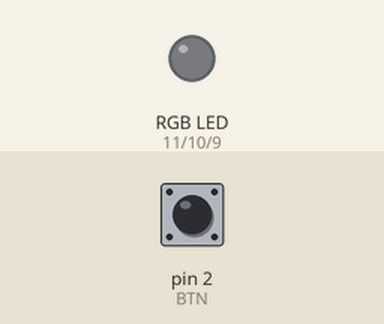
Recording of a sketch running on a simulated Arduino Uno, built with avr-gcc and run on an emulated ATmega328P. Shown: an RGB LED mixed from three pins (HIGH = lit). Inputs (shaded band) come from the test bench; at power-on: pin 2 (BTN) LOW. Dim RGB values are drawn brighter than linear.

Above: at 1.2 s.
1.3 s: pin 2 (BTN) pulled HIGH for 0.15 s
At 2.5 s:
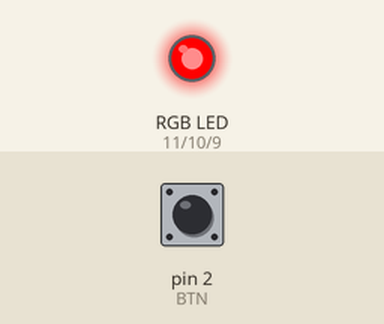
2.9 s: pin 2 (BTN) pulled HIGH for 1 s
At 3.8 s:
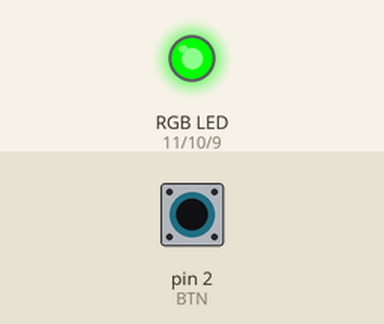
5.4 s: pin 2 (BTN) pulled HIGH for 0.15 s
At 5.7 s:
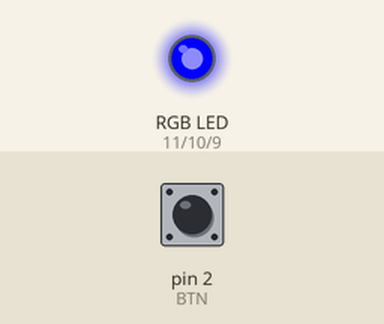
7.0 s: pin 2 (BTN) pulled HIGH for 3.2 s
At 8.1 s:
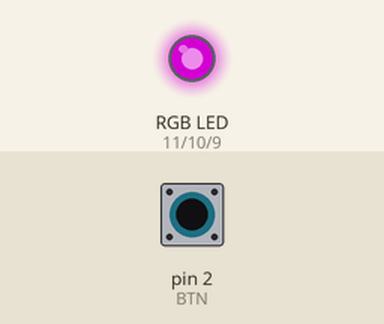
11.7 s: pin 2 (BTN) pulled HIGH for 0.15 s
At 12.9 s:
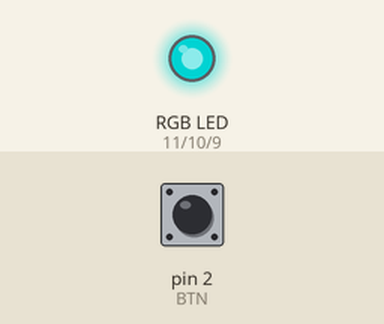
13.3 s: pin 2 (BTN) pulled HIGH for 1 s
At 14.1 s:
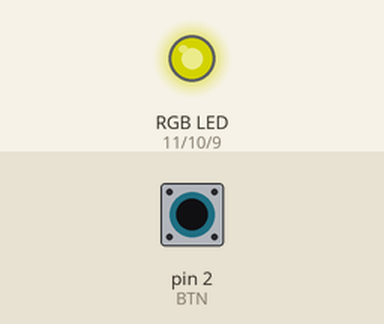
Timing chart, 0 to 16.3 s (numbered marks = the images above; inputs shaded):
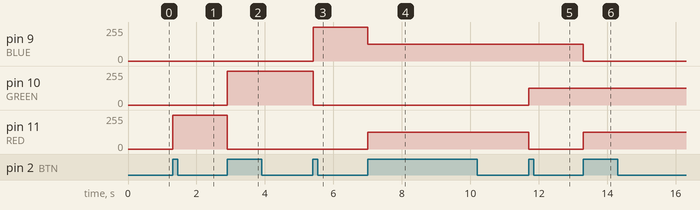

The sketch:

Digital_Output_RGB_with_Switch.ino
```cpp
#define RED 11
#define GREEN 10
#define BLUE 9
#define BTN 2

boolean ledOn = false;  // Current LED Status
int ledMode = 0 ;
boolean lastBtnStatus = LOW; // Previous Button Status
boolean currentBtnStatus = LOW; // Current Button Staus
int color[] = {11, 10, 9};

void setup() {
  pinMode(RED,OUTPUT);
  pinMode(GREEN,OUTPUT);
  pinMode(BLUE,OUTPUT);
  pinMode(BTN,INPUT);
}

void loop() {
   currentBtnStatus = debounce(lastBtnStatus);
  if(lastBtnStatus == LOW && currentBtnStatus == HIGH){
    ledOn = !ledOn;
    ledMode++;
    if(ledOn){
      Serial.println("켜짐");
    } else {
      Serial.println("꺼짐");
    }
  }
    lastBtnStatus = currentBtnStatus;
    if(ledMode == 8){
      ledMode = 0;
    }
    setMode(ledMode);
}

boolean debounce(boolean last){
  boolean current = digitalRead(BTN); // Current Button Status
  if(last != current){
    delay(5);
    current = digitalRead(BTN);
  }
  return current;
}

void setMode(int mode){

  if(mode == 1){
    digitalWrite(RED, HIGH);
    digitalWrite(GREEN, LOW);
    digitalWrite(BLUE, LOW);
  } else if(mode == 2){
    digitalWrite(RED, LOW);
    digitalWrite(GREEN, HIGH);
    digitalWrite(BLUE, LOW);
  } else if(mode == 3){
    digitalWrite(RED, LOW);
    digitalWrite(GREEN, LOW);
    digitalWrite(BLUE, HIGH);
  } else if(mode == 4){     //보라색
    analogWrite(RED, 127);
    analogWrite(GREEN, 0);
    analogWrite(BLUE, 127);
  } else if(mode == 5){     //청록색
    analogWrite(RED, 0);
    analogWrite(GREEN, 127);
    analogWrite(BLUE, 127);
  } else if(mode == 6){     //orange
    analogWrite(RED, 127);
    analogWrite(GREEN, 127);
    analogWrite(BLUE, 0);
  } else if(mode == 7){     //white
    analogWrite(RED, 85);
    analogWrite(GREEN, 85);
    analogWrite(BLUE, 85);
  } else {
    digitalWrite(RED, LOW);
    digitalWrite(GREEN, LOW);
    digitalWrite(BLUE, LOW);
  }
}
```

Measured:
- after the input at 1.3 s, pin 11 (RED): 0/255 → 255/255 at once
- after the input at 2.9 s, pin 10 (GREEN): 0/255 → 255/255 at once; pin 11 (RED): 255/255 → 0/255 at once
- after the input at 5.4 s, pin 9 (BLUE): 0/255 → 255/255 at once; pin 10 (GREEN): 255/255 → 0/255 at once
- after the input at 7.0 s, pin 9 (BLUE): 255/255 → 127/255 at once; pin 11 (RED): 0/255 → 127/255 at once
- after the input at 11.7 s, pin 10 (GREEN): 0/255 → 127/255 at once; pin 11 (RED): 127/255 → 0/255 at once
- after the input at 13.3 s, pin 9 (BLUE): 127/255 → 0/255 at once; pin 11 (RED): 0/255 → 127/255 at once
